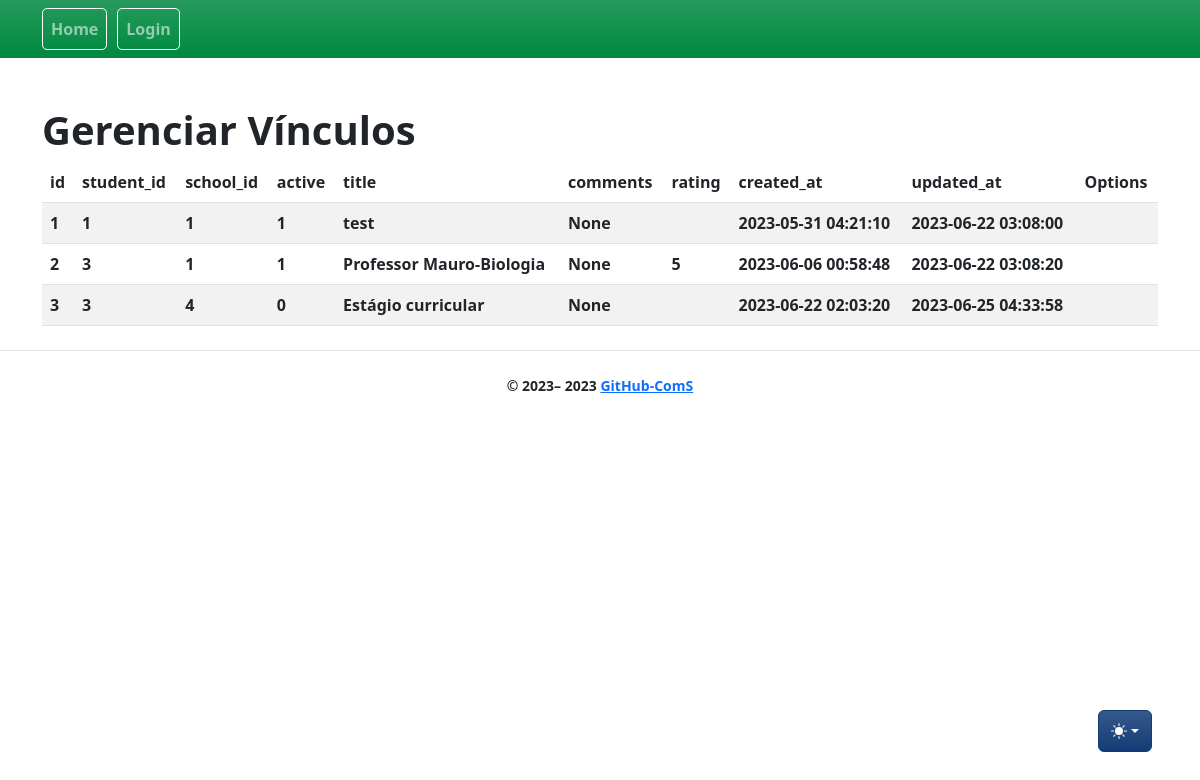
/linkages/, run on an earlier commit of the app's database.
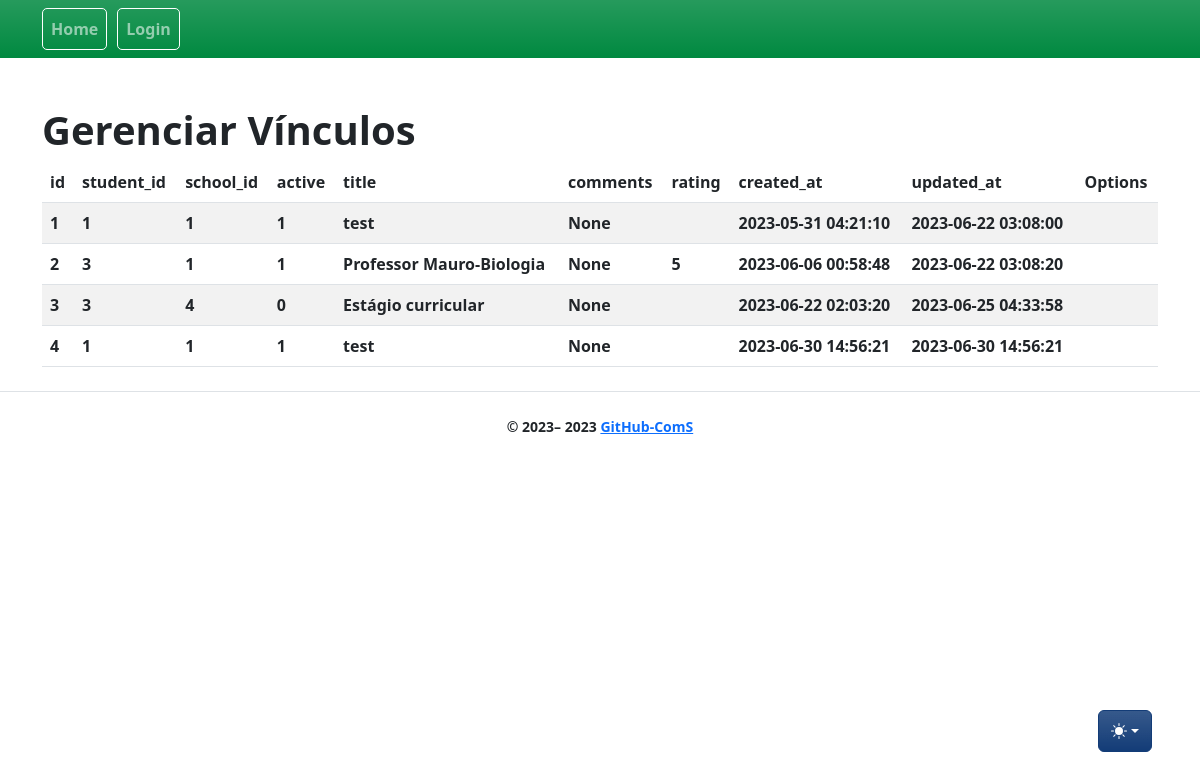
And on a later commit of the database.
### app/models/linkage.py (models this page shows, shortened)
class Linkage(db.Model):
    __tablename__ = "linkage"
    id = db.Column(db.Integer, primary_key=True)
    title = db.Column(db.String)
    rating = db.Column(db.String(6))
    comments = db.Column(db.String)
    active = db.Column(db.Integer)
    student_id = db.Column(db.Integer, db.ForeignKey("user.id"), nullable=False)
    student = db.relationship("User", backref="linkage", foreign_keys=[student_id], lazy=True)
    school_id = db.Column(db.Integer, db.ForeignKey("school.id"), nullable=False)
    school = db.relationship("School", backref="linkage", foreign_keys=[school_id])
    start_date = db.Column(db.DateTime)
    end_date = db.Column(db.DateTime)
    created_at = db.Column(db.DateTime, nullable=False, default=func.now())
    updated_at = db.Column(
        db.DateTime, nullable=False, default=func.now(), onupdate=func.now()
    )

### app/controllers/linkages_controllers.py (the view)
@bp.route("/", methods=["GET"])
def index():
    linkages = Linkage.query.all()
    return render_template(_j.index, entities=linkages, **properties)

### app/templates/linkages/index.jinja2 (shortened to what this page needs)
{% extends "base.jinja2" %}
{% from 'bootstrap5/utils.html' import render_icon %}
{% from 'macros/component_confirm_modal.jinja2' import confirmModalMacro, confirmModalScript %}
{% block head %}
{{ super() }}
{% endblock %}
{% block content %}
<div class="table-wrapper">
    <div class="table-title">
        <div class="row">
            <div class="col-sm-6">
                <h1>Gerenciar {{collection_name}}</h1>
            </div>
            <div class="col-sm-6">
            </div>
        </div>
    </div>
    <table class="table table-striped table-hover">
        <thead>
            <tr>
                {% for field in list_fields %}
                <th>{{ field }}</th>
                {% endfor %}
                <th>Options</th>
            </tr>
        </thead>
        <tbody>
            {% for entity in entities %}
            <tr>
                {% for field in list_fields %}
                <td>{{ entity[field] }}</td>
                {% endfor %}
                <td>
                    <a class="btn" href="{{ url_for('linkages.show', id=entity.id) }}" title="View"> {{
                        render_icon('search') }} </a>
                </td>
            </tr>
            {% endfor %}
        </tbody>
    </table>
</div>
{% endblock %}

### app/templates/base.jinja2 (shortened to what this page needs)
{% from 'bootstrap5/utils.html' import render_messages %}
{% from 'bootstrap5/form.html' import render_form %}
{% from 'bootstrap5/nav.html' import render_nav_item, render_breadcrumb_item %}
<!doctype html>
<html lang="pt-BR" data-bs-theme="auto">
  <head>
    {% block head %}
    {% block styles %}
    {{ bootstrap.load_css() }}
    <link href="/static/css/bootstrap.min.css" rel="stylesheet" type="text/css">
    {% endblock %}
    {% endblock %}
  </head>
  <body >
    <nav style="background:#008940;" class="navbar navbar-dark navbar-expand-lg mb-5 fs-6 fw-semibold mobile-toggler bg-gradient" >
      <div class="container" >
        <div class="collapse navbar-collapse text-white nav-pills" id="navbarSupportedContent">
          <ul class="navbar-nav mr-auto">
            <div class="nav_bar_box" >
              {{ render_nav_item('main.index', 'Home') }}
            </div>
            {% if current_user.is_authenticated %}
            <div class="nav_bar_box">
              {{ render_nav_item('solicitations.index', 'Solicitações') }}
            </div>
            <div class="nav_bar_box">
              {{ render_nav_item ('auth.upload', 'Docs') }}
            </div>
          </ul>
        </div>
        <div>
          <ul class="navbar-nav collapse navbar-collapse mr-auto " id="navbarSupportedContent">
            <form class="d-flex" role="search">
              <input class="form-control form-control me-1 bg-221259 container-fluid" type="search"
                placeholder="Filtrar" aria-label="Search" id="filter">
              <button class="btn btn-outline-light me-5" type="submit">Buscar</button>
            </form>
          </ul>
        </div>
        <div>
          <ul class="navbar-nav collapse navbar-collapse me-0" id="navbarSupportedContent">
            <div class="nav_bar_box ms-0">
              {{ render_nav_item('auth.profile', (current_user.username|upper)) }}
            </div>
            <div class="nav_bar_box ml-2">
              {{ render_nav_item('auth.logout', 'Logout') }}
            </div>
            {% elif not current_user.is_authenticated %}
            <div class="nav_bar_box">
              {{ render_nav_item('auth.login', 'Login') }}
            </div>
            {% endif %}
          </ul>
        </div>
      </div>
    </nav>
    <div class="dropdown position-fixed bottom-0 end-0 mb-5 me-5 bd-mode-toggle">
      <button class="btn btn-bd-primary py-2 dropdown-toggle d-flex align-items-center bg-gradient" id="bd-theme"
        type="button" title="Toggle theme" aria-expanded="false" data-bs-toggle="dropdown"
        aria-label="Toggle theme(auto)">
        <svg class="bi my-1 theme-icon-active" width="1em" height="1em" title="color mode">
          <use href="#circle-half"></use>
        </svg>
      </button>
    </div>
    <main class="container">
      {% block content %}
      {% endblock %}
    </main>
    <footer class="text-center">
      {% block footer %}
      <div class="d-flex flex-column flex-sm-row justify-content-center py-4 my-4 border-top">
        <small> &copy; 2023–
          <script>document.write(new Date().getFullYear())</script> <a
            href="https://github.com/mauro-fernandes/ComS-rottenpotatoes">GitHub-ComS</a>
        </small>
      </div>
      {% endblock %}
    </footer>
  </body>
</html>

### app/templates/base.jinja2 (style rules this page uses)
.nav_bar_box { background-color: transparent; color: #ffffff; padding: 0px; border-radius: 5px; border: 1px solid #ffffff; width: auto; height: 2.6rem; margin-right: 10px; }
.bi { vertical-align: -.125em; fill: currentColor; }
.btn-bd-primary { --bd-violet-bg: hsl(215, 73%, 27%); --bd-violet-rgb: 112.520718, 44.062154, 249.437846; --bs-btn-font-weight: 600; --bs-btn-color: var(--bs-white); --bs-btn-bg: var(--bd-violet-bg); --bs-btn-border-color: var(--bd-violet-bg); --bs-btn-hover-color: var(--bs-white); --bs-btn-hover-bg: hsl(215, 85%, 37%); --bs-btn-hover-border-color: hsl(215, 75%, 52%); --bs-btn-focus-shadow-rgb: var(--bd-violet-rgb); --bs-btn-active-color: var(--bs-btn-hover-color); --bs-btn-active-bg: hsl(215, 70%, 46%); --bs-btn-active-border-color: hsl(234, 70%, 46%); }
.bd-mode-toggle { z-index: 1500; }

What changed in the data, as far as the page shows it:
added Linkage: id "4" "1" "1" "1" "test" "None" "2023-06-30 14:56:21" "2023-06-30 14:56:21"
